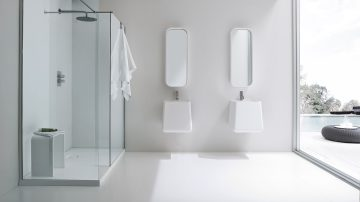
#> input picture assets/rooms/thumbs/progresstest.jpg, 360 x 202 px
$ python -i classifier.py   (imports and definitions only)   (older library calls are emulated)
#> lines starting #> are read from the running program, lines starting #| are printed output that depends on the picture
#> further down, picture is the input picture: shape (202, 360, 3); mean B, G, R 196.7, 194.9, 192.3
"""Deterministic surface-material and finish intelligence baseline."""

from __future__ import annotations

import cv2
import numpy as np

MATERIALS = ("ceramic", "stone", "wood", "vinyl", "carpet")
FINISHES = ("matte", "satin", "gloss")


def classify_surface(image: np.ndarray) -> dict[str, object]:
    """Estimate material, finish and texture scale from measurable statistics.

    This is a deterministic baseline, not a learned AI model. It provides
    stable material intelligence until a labelled dataset is available for a
    trained classifier.
    """
    if image is None or image.size == 0:
        raise ValueError("Surface image is empty")
    if image.ndim not in (2, 3):
        raise ValueError("Surface image must be 2D or 3D")

    gray = image if image.ndim == 2 else cv2.cvtColor(image, cv2.COLOR_BGR2GRAY)
    gray = gray.astype(np.uint8, copy=False)
    height, width = gray.shape[:2]
#> height = 202; width = 360
    if min(height, width) < 8:
        raise ValueError("Surface image is too small")

    laplacian = cv2.Laplacian(gray, cv2.CV_32F)
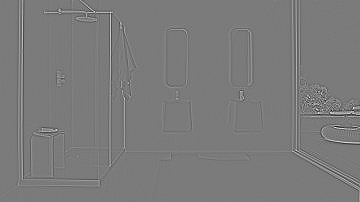
#> laplacian: shape (202, 360) float32; min -265, max 284, mean 0; drawn with min black and max white
    texture = float(np.var(laplacian))
#> texture = 447.9
    edges = cv2.Canny(gray, 80, 160)
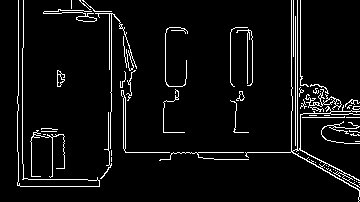
#> edges: shape (202, 360); 5.6% white in thin lines or dots
    edge_density = float(np.count_nonzero(edges)) / float(edges.size)
#> edge_density = 0.0561

    profile = gray.mean(axis=0 if width >= height else 1).astype(np.float32)
#> profile = 360 values, max 241.3 at index 302, min 91.11 at index 19, mean 194.3
    profile -= profile.mean()
#> profile = 360 values, max 47 at index 302, min -103.2 at index 19, mean 5.43e-06
    norm = float(np.dot(profile, profile))
#> norm = 291767.6
    periodicity = 0.0
    if norm > 1e-6 and len(profile) >= 8:
        max_lag = min(len(profile) // 2, 64)
#> max_lag = 64
        correlations = [float(np.dot(profile[:-lag], profile[lag:]) / norm) for lag in range(2, max_lag)]
#> correlations = 62 values, max 0.934 at index 0, min 0.497 at index 61, mean 0.661
        periodicity = max(0.0, max(correlations, default=0.0))
#> periodicity = 0.934

    gray_float = gray.astype(np.float32)
    local_mean = cv2.GaussianBlur(gray_float, (0, 0), 3)
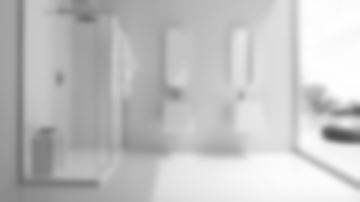
#> local_mean: shape (202, 360) float32; min 78.91, max 254.7, mean 194.3
    highlight_ratio = float(np.mean((gray_float > 235) & (gray_float > local_mean + 18.0)))
#> highlight_ratio = 0.00902
    local_contrast = float(np.std(gray_float - local_mean))
#> local_contrast = 11.53

    if edge_density < 0.035 and texture < 180:
        material = "carpet"
    elif periodicity > 0.45 and edge_density > 0.06:
        material = "ceramic"
    elif texture > 900 and edge_density > 0.12:
        material = "stone"
    elif edge_density > 0.08 and periodicity < 0.25:
        material = "wood"
    else:
        material = "vinyl"

    if highlight_ratio >= 0.018 and local_contrast >= 7.0:
        finish = "gloss"
    elif highlight_ratio >= 0.006 or local_contrast >= 4.0:
        finish = "satin"
    else:
        finish = "matte"

    confidence = min(
        1.0,
        max(
            0.0,
            0.35
            + min(texture / 3000.0, 0.30)
            + min(edge_density / 0.2, 0.18)
            + periodicity * 0.08
            + min(local_contrast / 40.0, 0.09),
        ),
    )
#> confidence = 0.844
    texture_frequency = max(0.0, edge_density * 0.5 + periodicity * 0.5)
#> texture_frequency = 0.495
    scale_factor = float(np.clip(1.0 + texture_frequency * 2.0, 1.0, 2.0))
#> scale_factor = 1.99

    return {
        "material": material,
        "finish": finish,
        "confidence": round(confidence, 4),
        "texture_scale_factor": round(scale_factor, 4),
        "features": {
            "texture_variance": round(texture, 4),
            "edge_density": round(edge_density, 6),
            "periodicity": round(periodicity, 6),
            "highlight_ratio": round(highlight_ratio, 6),
            "local_contrast": round(local_contrast, 4),
        },
        "method": "deterministic-baseline-v2",
    }

>>> import cv2
>>> picture = cv2.imread('../../../assets/rooms/thumbs/progresstest.jpg')
>>> result = classify_surface(picture)
#> result = 6 items

$ run again, on assets/rooms/thumbs/ROOM1.jpg
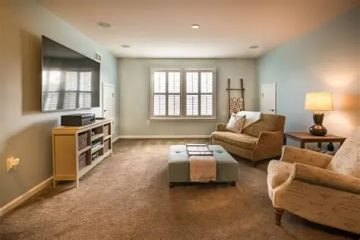
#> input picture assets/rooms/thumbs/ROOM1.jpg, 360 x 240 px
#> picture is the input picture: shape (240, 360, 3); mean B, G, R 107.1, 133.3, 158.1
#> texture = 550.2
#> in classify_surface, `edges = cv2.Canny(gray, 80, 160)`:
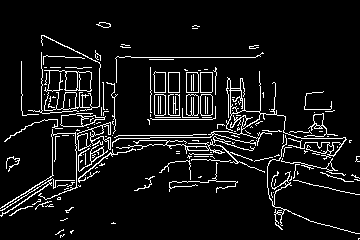
#> edges: shape (240, 360); 7.8% white in thin lines or dots
#> edge_density = 0.0781
#> in classify_surface, `profile = gray.mean(axis=0 if width >= height else 1).astype(np.float32)`: profile = 360 values, max 172.5 at index 111, min 100.3 at index 40, mean 137.7
#> in classify_surface, `profile -= profile.mean()`: profile = 360 values, max 34.77 at index 111, min -37.39 at index 40, mean -3.39e-06
#> norm = 80311.6
#> max_lag = 64
#> correlations = 62 values, max 0.934 at index 0, min 0.0279 at index 61, mean 0.449
#> periodicity = 0.934
#> in classify_surface, `local_mean = cv2.GaussianBlur(gray_float, (0, 0), 3)`:
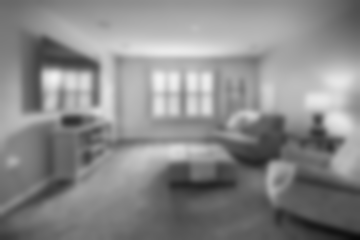
#> local_mean: shape (240, 360) float32; min 10.57, max 242.1, mean 137.7
#> highlight_ratio = 0.0117
#> local_contrast = 15.34
#> confidence = 0.878
#> texture_frequency = 0.506
#> scale_factor = 2
#> result = 6 items
